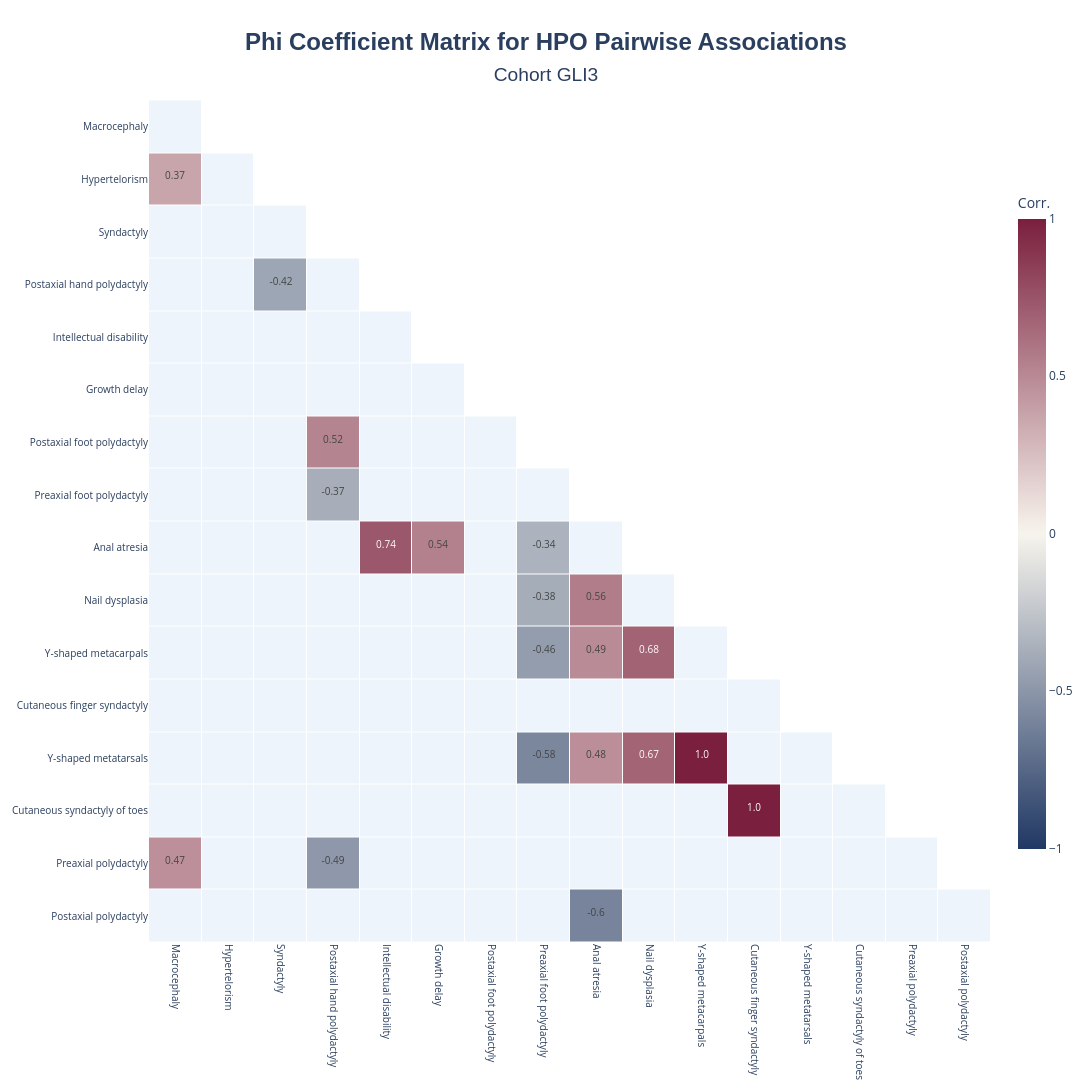

Here is the notebook cell this chart was saved with:
### Code cell
results.plot_correlation_heatmap_with_significance(
    title_name="Cohort GLI3",
)

### Figure 1 — Plotly figure (JSON) as saved in the notebook; plotly's stock layout.template omitted (floating-point values rounded to 4 significant figures; data arrays with more than 128 entries replaced by an {"elided": "..."} marker saying what was removed)
{"data": [{"colorscale": [[0, "#eef4fb"], [1, "#eef4fb"]], "hoverinfo": "skip", "showscale": false, "type": "heatmap", "x": ["Macrocephaly", "Hypertelorism", "Syndactyly", "Postaxial hand polydactyly", "Intellectual disability", "Growth delay", "Postaxial foot polydactyly", "Preaxial foot polydactyly", "Anal atresia", "Nail dysplasia", "Y-shaped metacarpals", "Cutaneous finger syndactyly", "Y-shaped metatarsals", "Cutaneous syndactyly of toes", "Preaxial polydactyly", "Postaxial polydactyly"], "xgap": 1, "y": ["Macrocephaly", "Hypertelorism", "Syndactyly", "Postaxial hand polydactyly", "Intellectual disability", "Growth delay", "Postaxial foot polydactyly", "Preaxial foot polydactyly", "Anal atresia", "Nail dysplasia", "Y-shaped metacarpals", "Cutaneous finger syndactyly", "Y-shaped metatarsals", "Cutaneous syndactyly of toes", "Preaxial polydactyly", "Postaxial polydactyly"], "ygap": 1, "z": {"elided": "16x16 int values"}}, {"colorbar": {"len": 0.8, "thickness": 28, "title": {"text": "Corr."}}, "colorscale": [[0, "#203864"], [0.5, "#F7F4ED"], [1, "#7A1F3D"]], "hoverinfo": "text", "hovertext": {"elided": "16x16 str values"}, "text": {"elided": "16x16 str values"}, "texttemplate": "<span style='font-size:10px'>%{text}</span>", "type": "heatmap", "x": ["Macrocephaly", "Hypertelorism", "Syndactyly", "Postaxial hand polydactyly", "Intellectual disability", "Growth delay", "Postaxial foot polydactyly", "Preaxial foot polydactyly", "Anal atresia", "Nail dysplasia", "Y-shaped metacarpals", "Cutaneous finger syndactyly", "Y-shaped metatarsals", "Cutaneous syndactyly of toes", "Preaxial polydactyly", "Postaxial polydactyly"], "xgap": 1, "y": ["Macrocephaly", "Hypertelorism", "Syndactyly", "Postaxial hand polydactyly", "Intellectual disability", "Growth delay", "Postaxial foot polydactyly", "Preaxial foot polydactyly", "Anal atresia", "Nail dysplasia", "Y-shaped metacarpals", "Cutaneous finger syndactyly", "Y-shaped metatarsals", "Cutaneous syndactyly of toes", "Preaxial polydactyly", "Postaxial polydactyly"], "ygap": 1, "z": {"elided": "16x16 float values"}, "zmax": 1, "zmid": 0, "zmin": -1}], "layout": {"height": 1300, "paper_bgcolor": "white", "plot_bgcolor": "white", "title": {"font": {"family": "Arial", "size": 24}, "text": "<b>Phi Coefficient Matrix for HPO Pairwise Associations</b><br><span style='font-size:0.8em'>Cohort GLI3</span>", "x": 0.5, "xanchor": "center", "yanchor": "top"}, "width": 1300, "xaxis": {"tickangle": 90, "tickfont": {"size": 10}}, "yaxis": {"autorange": "reversed", "scaleanchor": "x", "scaleratio": 1, "tickfont": {"size": 10}}}}
